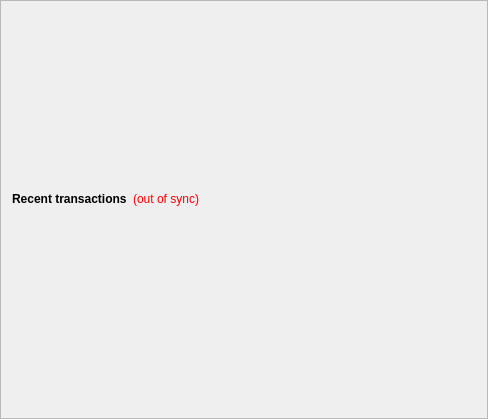
        <widget class="QFrame" name="frame_2">
         <property name="frameShape">
          <enum>QFrame::StyledPanel</enum>
         </property>
         <property name="frameShadow">
          <enum>QFrame::Raised</enum>
         </property>
         <layout class="QVBoxLayout" name="verticalLayout">
          <item>
           <spacer name="verticalSpacer_3">
            <property name="orientation">
             <enum>Qt::Vertical</enum>
            </property>
            <property name="sizeType">
             <enum>QSizePolicy::Fixed</enum>
            </property>
            <property name="sizeHint" stdset="0">
             <size>
              <width>20</width>
              <height>75</height>
             </size>
            </property>
           </spacer>
          </item>
          <item>
           <widget class="QLabel" name="labelOverviewHeaderRight">
            <property name="minimumSize">
             <size>
              <width>464</width>
              <height>96</height>
             </size>
            </property>
            <property name="maximumSize">
             <size>
              <width>16777215</width>
              <height>96</height>
             </size>
            </property>
            <property name="alignment">
             <set>Qt::AlignCenter</set>
            </property>
            <property name="margin">
             <number>5</number>
            </property>
           </widget>
          </item>
          <item>
           <layout class="QHBoxLayout" name="horizontalLayout_2">
            <item>
             <widget class="QLabel" name="label_4">
              <property name="font">
               <font>
                <weight>75</weight>
                <bold>true</bold>
               </font>
              </property>
              <property name="text">
               <string>Recent transactions</string>
              </property>
             </widget>
            </item>
            <item>
             <widget class="QLabel" name="labelTransactionsStatus">
              <property name="cursor">
               <cursorShape>WhatsThisCursor</cursorShape>
              </property>
              <property name="toolTip">
               <string>The displayed information may be out of date. Your wallet automatically synchronizes with the Catalyst network after a connection is established, but this process has not completed yet.</string>
              </property>
              <property name="styleSheet">
               <string notr="true">QLabel { color: red; }</string>
              </property>
              <property name="text">
               <string notr="true">(out of sync)</string>
              </property>
              <property name="alignment">
               <set>Qt::AlignRight|Qt::AlignTrailing|Qt::AlignVCenter</set>
              </property>
             </widget>
            </item>
            <item>
             <spacer name="horizontalSpacer">
              <property name="orientation">
               <enum>Qt::Horizontal</enum>
              </property>
              <property name="sizeHint" stdset="0">
               <size>
                <width>40</width>
                <height>20</height>
               </size>
              </property>
             </spacer>
            </item>
           </layout>
          </item>
          <item>
           <widget class="QListView" name="listTransactions">
            <property name="styleSheet">
             <string notr="true">QListView { background: transparent; }</string>
            </property>
            <property name="frameShape">
             <enum>QFrame::NoFrame</enum>
            </property>
            <property name="verticalScrollBarPolicy">
             <enum>Qt::ScrollBarAlwaysOff</enum>
            </property>
            <property name="horizontalScrollBarPolicy">
             <enum>Qt::ScrollBarAlwaysOff</enum>
            </property>
            <property name="selectionMode">
             <enum>QAbstractItemView::NoSelection</enum>
            </property>
           </widget>
          </item>
         </layout>
        </widget>
